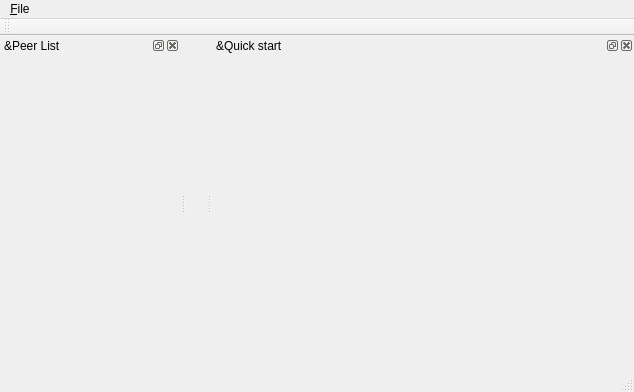
<?xml version="1.0" encoding="UTF-8"?>
<ui version="4.0">
 <class>MainWindow</class>
 <widget class="QMainWindow" name="MainWindow">
  <property name="geometry">
   <rect>
    <x>0</x>
    <y>0</y>
    <width>634</width>
    <height>392</height>
   </rect>
  </property>
  <property name="windowTitle">
   <string>Pre-pre-alfa: for development usage only</string>
  </property>
  <property name="windowIcon">
   <iconset resource="icons.qrc">
    <normaloff>:/main-icon</normaloff>:/main-icon</iconset>
  </property>
  <property name="documentMode">
   <bool>true</bool>
  </property>
  <property name="unifiedTitleAndToolBarOnMac">
   <bool>true</bool>
  </property>
  <widget class="QWidget" name="centralWidget"/>
  <widget class="QMenuBar" name="menuBar">
   <property name="geometry">
    <rect>
     <x>0</x>
     <y>0</y>
     <width>634</width>
     <height>19</height>
    </rect>
   </property>
   <widget class="QMenu" name="menu_Plik">
    <property name="title">
     <string>&amp;File</string>
    </property>
    <addaction name="actionDebug"/>
    <addaction name="actionsettings"/>
    <addaction name="actionGet_payment_address"/>
   </widget>
   <addaction name="menu_Plik"/>
  </widget>
  <widget class="QToolBar" name="mainToolBar">
   <attribute name="toolBarArea">
    <enum>TopToolBarArea</enum>
   </attribute>
   <attribute name="toolBarBreak">
    <bool>false</bool>
   </attribute>
  </widget>
  <widget class="QStatusBar" name="statusBar"/>
  <widget class="QDockWidget" name="quickStartDock">
   <property name="sizePolicy">
    <sizepolicy hsizetype="Expanding" vsizetype="Expanding">
     <horstretch>0</horstretch>
     <verstretch>0</verstretch>
    </sizepolicy>
   </property>
   <property name="minimumSize">
    <size>
     <width>410</width>
     <height>250</height>
    </size>
   </property>
   <property name="baseSize">
    <size>
     <width>300</width>
     <height>200</height>
    </size>
   </property>
   <property name="features">
    <set>QDockWidget::DockWidgetClosable|QDockWidget::DockWidgetFloatable</set>
   </property>
   <property name="windowTitle">
    <string>&amp;Quick start</string>
   </property>
   <attribute name="dockWidgetArea">
    <number>2</number>
   </attribute>
   <widget class="QWidget" name="dockWidgetContents_2">
    <property name="minimumSize">
     <size>
      <width>300</width>
      <height>200</height>
     </size>
    </property>
    <property name="baseSize">
     <size>
      <width>300</width>
      <height>200</height>
     </size>
    </property>
    <layout class="QFormLayout" name="formLayout">
     <item row="0" column="0">
      <widget class="quickStartDialog" name="quickStart" native="true">
       <property name="sizePolicy">
        <sizepolicy hsizetype="Expanding" vsizetype="Expanding">
         <horstretch>0</horstretch>
         <verstretch>0</verstretch>
        </sizepolicy>
       </property>
       <property name="minimumSize">
        <size>
         <width>400</width>
         <height>230</height>
        </size>
       </property>
       <property name="baseSize">
        <size>
         <width>300</width>
         <height>200</height>
        </size>
       </property>
      </widget>
     </item>
    </layout>
   </widget>
  </widget>
  <widget class="QDockWidget" name="peerListDock">
   <property name="sizePolicy">
    <sizepolicy hsizetype="Expanding" vsizetype="Expanding">
     <horstretch>0</horstretch>
     <verstretch>0</verstretch>
    </sizepolicy>
   </property>
   <property name="minimumSize">
    <size>
     <width>180</width>
     <height>100</height>
    </size>
   </property>
   <property name="floating">
    <bool>false</bool>
   </property>
   <property name="features">
    <set>QDockWidget::AllDockWidgetFeatures</set>
   </property>
   <property name="allowedAreas">
    <set>Qt::LeftDockWidgetArea|Qt::RightDockWidgetArea</set>
   </property>
   <property name="windowTitle">
    <string>&amp;Peer List</string>
   </property>
   <attribute name="dockWidgetArea">
    <number>1</number>
   </attribute>
   <widget class="QWidget" name="dockWidgetContents_7">
    <property name="sizePolicy">
     <sizepolicy hsizetype="Expanding" vsizetype="Expanding">
      <horstretch>0</horstretch>
      <verstretch>0</verstretch>
     </sizepolicy>
    </property>
    <layout class="QGridLayout" name="gridLayout_2">
     <item row="0" column="0">
      <widget class="PeerListForm" name="peerListWidget_2" native="true">
       <property name="sizePolicy">
        <sizepolicy hsizetype="Expanding" vsizetype="Expanding">
         <horstretch>0</horstretch>
         <verstretch>0</verstretch>
        </sizepolicy>
       </property>
      </widget>
     </item>
    </layout>
   </widget>
  </widget>
  <action name="actionDebug">
   <property name="icon">
    <iconset resource="icons.qrc">
     <normaloff>:/ladybird</normaloff>:/ladybird</iconset>
   </property>
   <property name="text">
    <string>&amp;Debug</string>
   </property>
  </action>
  <action name="actionsettings">
   <property name="icon">
    <iconset resource="icons.qrc">
     <normaloff>:/setting-tool</normaloff>:/setting-tool</iconset>
   </property>
   <property name="text">
    <string>&amp;Settings</string>
   </property>
  </action>
  <action name="actionGet_payment_address">
   <property name="icon">
    <iconset resource="icons.qrc">
     <normaloff>:/globe-model</normaloff>:/globe-model</iconset>
   </property>
   <property name="text">
    <string>Get payment address</string>
   </property>
  </action>
  <zorder>peerListDock</zorder>
 </widget>
 <layoutdefault spacing="6" margin="11"/>
 <customwidgets>
  <customwidget>
   <class>PeerListForm</class>
   <extends>QWidget</extends>
   <header location="global">peerlistform.h</header>
   <container>1</container>
  </customwidget>
  <customwidget>
   <class>quickStartDialog</class>
   <extends>QWidget</extends>
   <header location="global">quickstartdialog.h</header>
   <container>1</container>
  </customwidget>
 </customwidgets>
 <resources>
  <include location="icons.qrc"/>
 </resources>
 <connections/>
</ui>
